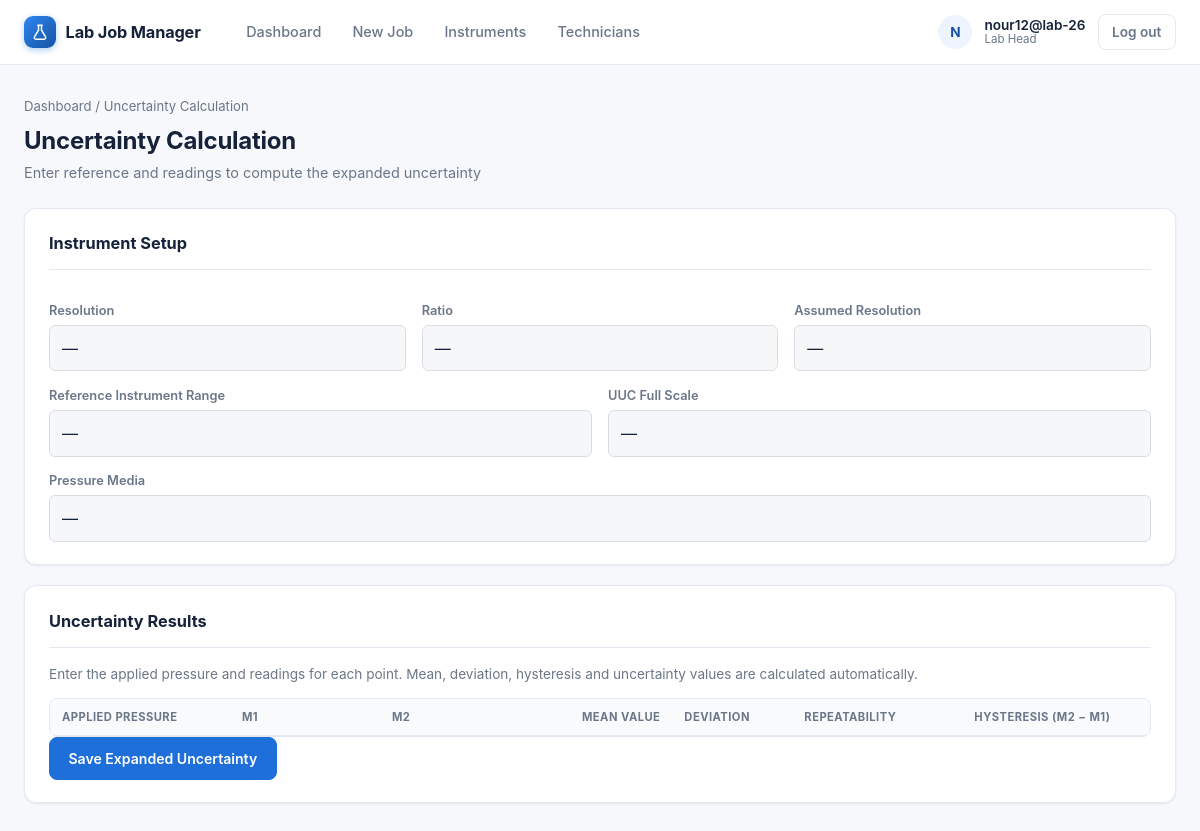
Page /uncertainty/41/ (signed in) on the earlier database version.
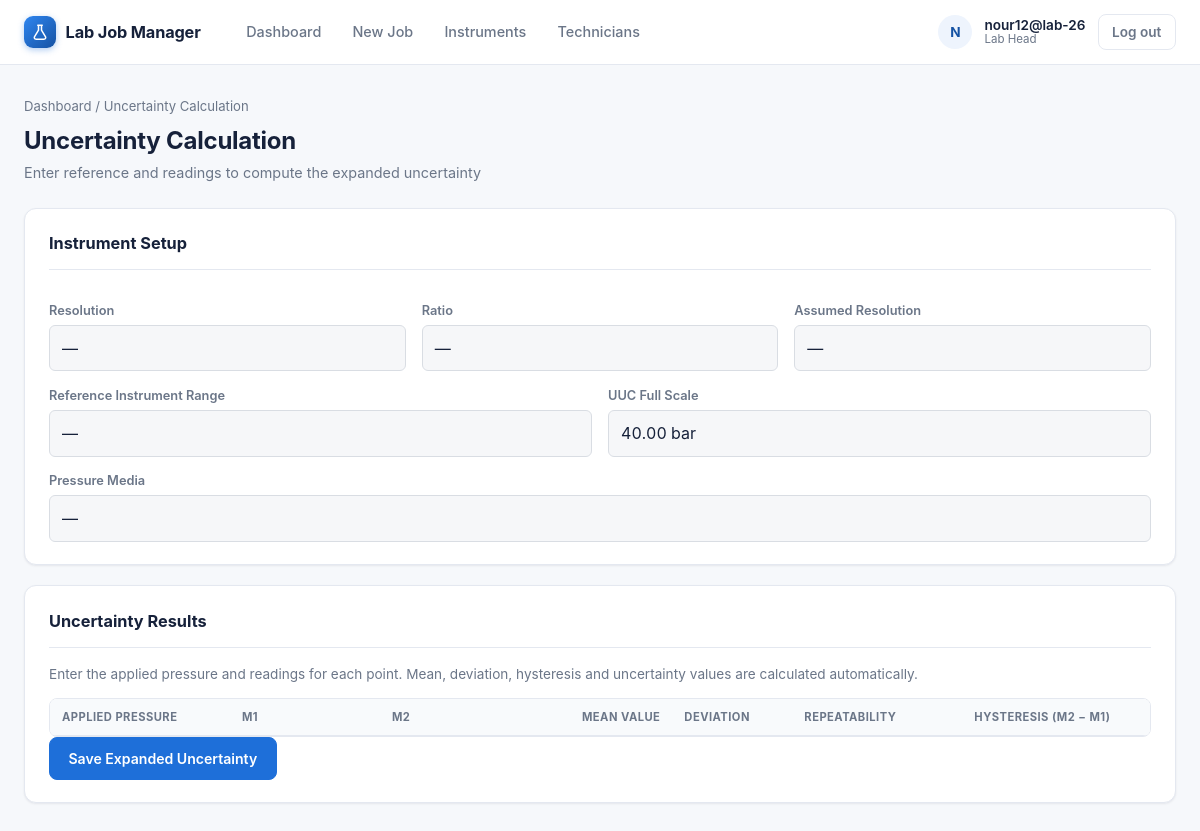
Same page on the later database version.
### labmanager/models.py (models this page shows, shortened)
class Certificate(models.Model):
    job = models.ForeignKey(Job, on_delete=models.CASCADE, related_name="certificates")
    number = models.CharField(max_length=20, unique=True, editable=False)
    line_item = models.ForeignKey(
        "JobLineItem",
        on_delete=models.SET_NULL,
        null=True,
        blank=True,
        related_name="certificates"
    )
    device_serial = models.CharField(max_length=100, blank=True)
    device_manufacturer = models.CharField(max_length=150, blank=True)
    device_tag_number = models.CharField(max_length=100, blank=True)
    device_resolution = models.DecimalField(
        max_digits=20,
        decimal_places=2,
        null=True,
        blank=True,
    )
    device_accuracy = models.CharField(max_length=100, blank=True)
    device_ratio = models.DecimalField(
        max_digits=20,
        decimal_places=2,
        null=True,
        blank=True,
    )
    reference_instrument_range = models.DecimalField(
        max_digits=20,
        decimal_places=2,
        null=True,
        blank=True,
    )
    uuc_full_scale = models.DecimalField(
        max_digits=20,
        decimal_places=2,
        null=True,
        blank=True,
    )
    uuc_unit = models.CharField(
        max_length=20,
        blank=True,
    )
    pressure_media = models.CharField(
        max_length=30,
        blank=True,
    )
    working_standard_name = models.CharField(max_length=150, blank=True)
    working_standard_serial = models.CharField(max_length=100, blank=True)
    working_standard_certificate_no = models.CharField(max_length=100, blank=True)
    lab_temperature = models.CharField(max_length=50, blank=True)
    lab_humidity = models.CharField(max_length=50, blank=True)
    ambient_pressure = models.CharField(max_length=50, blank=True)
    reference_procedure = models.CharField(max_length=150, blank=True)
    temperature_variation = models.CharField(max_length=50, blank=True)
    instrument_received_good = models.BooleanField(
        default=True,
        verbose_name="Instrument is received in good condition"
    )
    instrument_adjusted = models.BooleanField(
        default=False,
        verbose_name="Instrument is adjusted and post adjustment values are reported"
    )
    no_adjustment = models.BooleanField(
        default=True,
        verbose_name="No adjustment is carried out and measurements in this certificate are as received figures"
    )
    calibration_date = models.DateField(null=True, blank=True)
    re_calibration_date = models.DateField(null=True, blank=True)
    issue_date = models.DateField(null=True, blank=True)
    calibrated_by = models.CharField(max_length=150, blank=True)
    approved_signatory = models.CharField(max_length=150, blank=True)
    class Meta:
        ordering = ["number"]
    @property
    def assumed_resolution(self):
        if self.device_resolution is None:
            return None
        if self.device_ratio is None:
            return None
        return self.device_resolution * self.device_ratio

### labmanager/views.py (the view, shortened to what this page needs)
# urls.py: path("uncertainty/<int:pk>/",views.uncertainty,name="uncertainty",),
@login_required
def uncertainty(request, pk):
    certificate = get_object_or_404(
        Certificate.objects.select_related(
            "job",
            "line_item",
            "line_item__instrument",
        ).prefetch_related("results"),
        pk=pk,
    )
    if not _can_edit_certificate(request.user, certificate):
        messages.error(
            request,
            "You do not have access to this certificate."
        )
        return redirect("dashboard")
    if certificate.line_item:
        changed_fields = []
        line_item = certificate.line_item
        if (
            line_item.range_to is not None
            and certificate.uuc_full_scale != line_item.range_to
        ):
            certificate.uuc_full_scale = line_item.range_to
            changed_fields.append("uuc_full_scale")
        if (
            line_item.unit
            and certificate.uuc_unit != line_item.unit
        ):
            certificate.uuc_unit = line_item.unit
            changed_fields.append("uuc_unit")
        if changed_fields:
            certificate.save(update_fields=changed_fields)
    calculated_results = []
    return render(
        request,
        "labmanager/uncertainty.html",
        {
            "certificate": certificate,
            "results": certificate.results.all(),
            "calculated_results": calculated_results,
            "assumed_resolution": certificate.assumed_resolution,
        },
    )

### labmanager/models.py (called while the page is built)
    @property
    def is_lab_head(self):
        return self.role == self.Role.LAB_HEAD

### labmanager/views.py (called while the page is built)
def _can_edit_certificate(user, certificate):
    if user.is_lab_head:
        return True
    return bool(certificate.line_item and certificate.line_item.assigned_to_id == user.id)

### labmanager/templates/labmanager/uncertainty.html (shortened to what this page needs)
{% extends "labmanager/base.html" %}
{% load static %}
{% block content %}
<div class="page-header">
    <div>
        <div class="breadcrumb"><a href="{% url 'dashboard' %}">Dashboard</a> / Uncertainty Calculation</div>
        <h1>Uncertainty Calculation</h1>
        <p class="page-sub">Enter reference and readings to compute the expanded uncertainty</p>
    </div>
</div>
<div id="uncertainty-page">
    <div class="card">
    <h2>Instrument Setup</h2>
    <div class="row">
        <div>
            <label>Resolution</label>
            <div class="readonly-value">
                {{ certificate.device_resolution|default:"—" }}
            </div>
        </div>
        <div>
            <label>Ratio</label>
            <div class="readonly-value">
                {{ certificate.device_ratio|default:"—" }}
            </div>
        </div>
        <div>
            <label>Assumed Resolution</label>
            <div class="readonly-value">
                {{ assumed_resolution|default:"—" }}
            </div>
        </div>
    </div>
    <div class="row">
        <div>
            <label>Reference Instrument Range</label>
            <div class="readonly-value">
                {% if certificate.reference_instrument_range %}
                    {{ certificate.reference_instrument_range }}
                {% else %}
                    —
                {% endif %}
            </div>
        </div>
        <div>
            <label>UUC Full Scale</label>
            <div class="readonly-value">
                {% if certificate.uuc_full_scale %}
                    {{ certificate.uuc_full_scale }} {{ certificate.uuc_unit }}
                {% else %}
                    —
                {% endif %}
            </div>
        </div>
    </div>
    <div class="row">
        <div>
            <label>Pressure Media</label>
            <div class="readonly-value">
                {{ certificate.pressure_media|default:"—" }}
            </div>
        </div>
    </div>
</div>
<form
    method="post"
    action="{% url 'save_uncertainty' certificate.pk %}"
    id="uncertainty-form"
>
    <div class="card">
        <h2>Uncertainty Results</h2>
        <p class="muted">Enter the applied pressure and readings for each point. Mean, deviation, hysteresis and uncertainty values are calculated automatically.</p>
        <div class="table-scroll">
        <table class="line-items-table" id="calc-table">
            <thead>
                <tr>
                    <th>Applied Pressure</th>
                    <th>M1</th>
                    <th>M2</th>
                    <th>Mean Value</th>
                    <th>Deviation</th>
                    <th>Repeatability</th>
                    <th>Hysteresis (M2 − M1)</th>
                    <th>Std. Un. for Hysteresis</th>
                </tr>
            </thead>
        </table>
        </div>
         <button
            type="submit"
            class="btn"
            id="save-uncertainty"
        >
            Save Expanded Uncertainty
        </button>
    </div>
    </form>
</div>
{% endblock %}

Differences in the rows shown:
changed Certificate: uuc_full_scale (not shown) → "40.00"; uuc_unit (not shown) → "bar"
